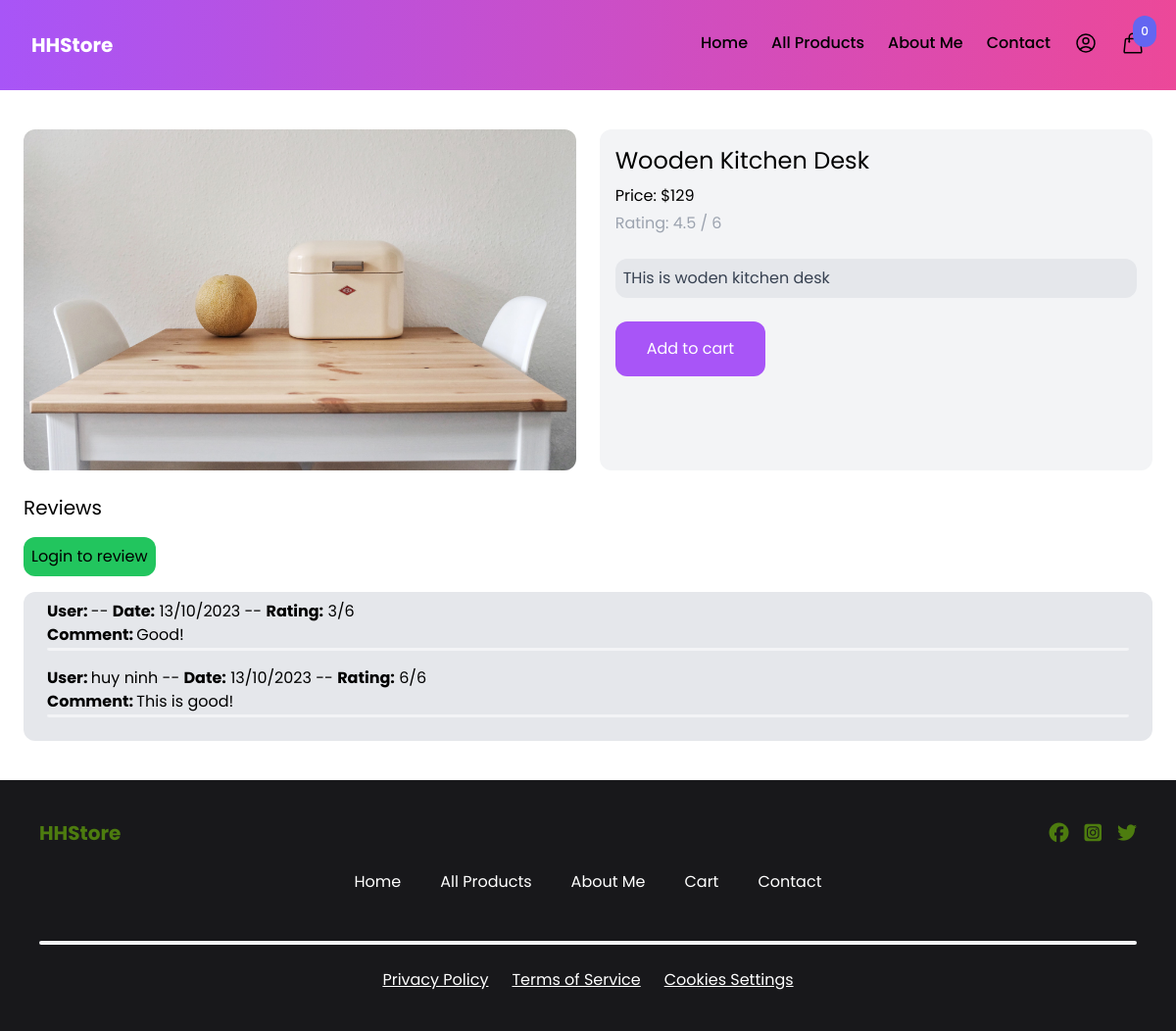
The app's page /product/wooden-kitchen-desk/ with its own data.
### product/models.py (models this page shows, shortened)
class Product(models.Model):
    category = models.ForeignKey(Category, on_delete=models.CASCADE, blank=True, null=True)
    name = models.CharField(max_length=200)
    price = models.IntegerField()
    description = models.TextField(max_length=2000)
    slug = models.SlugField()
    created_at = models.DateTimeField(auto_now_add=True)
    image = models.ImageField(upload_to="product_image", blank=True, null=True)
    thumbnail = models.ImageField(upload_to='thumbnail_image', blank=True, null=True)
    class Meta:
        ordering = ('-created_at', )
    def get_rating(self):
        reviews_total = 0
        for review in self.reviews.all():
            reviews_total += review.rating
        if reviews_total > 0:
            return reviews_total / self.reviews.count()
        return 0

class Review(models.Model):
    product = models.ForeignKey(Product, related_name="reviews", on_delete=models.CASCADE)
    rating = models.IntegerField(default=3)
    content = models.TextField()
    created_by = models.ForeignKey(User, related_name="reviews", on_delete=models.CASCADE)
    created_at = models.DateTimeField(auto_now_add=True)

### product/views.py (the view, shortened to what this page needs)
# urls.py: path('<slug:slug>/', views.detail, name='detail'),
def detail(request, slug):
    product = get_object_or_404(Product, slug=slug)
    return render(request, 'product/detail.html', {'product': product})

### cart/cart.py (called while the page is built)
    def __len__(self):
        return sum(item['quantity'] for item in self.cart.values())

### cart/context_processors.py (called while the page is built)
def cart(request):
    return {'cart': Cart(request)}

### product/templates/product/detail.html (shortened to what this page needs)
{% extends "core/base.html" %}
{% block content %}
    <main class="mt-10 max-w-6xl mx-auto">
        <div class="flex space-x-6">
            <div class="w-full lg:w-1/2">
                {% if product.image %}
                    <img src="{{ product.image.url }}" class="rounded-xl"/>
                {% else %}
                    <img = src="https://via.placeholder.com/400x400.jpg"/>
                {% endif %}
            </div>
            <div class="w-full lg:w-1/2 bg-gray-100 p-4 rounded-xl">
                <h2 class="text-2xl">{{ product.name }}</h2>
                <p class="mt-2">Price: ${{ product.price }}</h2>
                {% if product.get_rating > 0 %}
                    <p class="mt-1 text-gray-400">Rating: {{ product.get_rating }} / 6</p>
                {% endif %}
                {% if product.description %}
                    <p class="mt-6 text-gray-700 bg-gray-200 p-2 rounded-xl">{{ product.description }}</p>
                {% endif %}
                <a
                    href="#"
                    class="mt-6 inline-block px-8 py-4 rounded-xl bg-purple-500 text-white hover:bg-purple-800"
                    hx-get="{% url 'cart:add_to_cart' product.id %}"
                    hx-target="#menu-cart-button"
                    hx-swap="outerHTML"
                >
                Add to cart
                </a>
            </div>
        </div>
        <div class="w-full mt-6">
            <h2 class="text-xl">Reviews</h2>
            {% if request.user.is_authenticated %}
                <form method="post" action="." class="mt-2 p-6 bg-gray-200 rounded-xl">
                    {% csrf_token %}
                    <div class="flex justify-between space-x-10">
                        <div class="w-1/2 space-y-2">
                            <label>Comment</label><br>
                            <input type='text' name="content" class="w-full rounded-xl p-2"></input>
                        </div>
                        <div class="w-1/2 space-y-2">
                            <label class="">Rating</label><br>
                            <select name="rating">
                                <option value="1">1</option>
                                <option value="2">2</option>
                                <option value="3" selected>3</option>
                                <option value="4">4</option>
                                <option value="5">5</option>
                                <option value="6">6</option>
                            </select>
                        </div>
                    </div>
                    <div class="mt-6">
                        <button class="py-2 px-6 text-lg bg-teal-500 hover:bg-teal-700 rounded-xl text-white">Send</button>
                    </div>
                </form>
            {% else %}
                <a href="{% url 'core:login' %}" class="p-2 mt-4 bg-green-500 rounded-xl inline-block">Login to review</a>
            {% endif %}
            {% if product.reviews.all %}
                <div class="mt-4 p-2 bg-gray-200 rounded-xl">
                    {% for review in product.reviews.all %}
                        <div class="px-4 mb-4">
                            <strong>User: </strong>{{ review.created_by.first_name }} {{ review.created_by.last_name}} --
                            <strong>Date:</strong> {{ review.created_at|date:"d/m/Y" }} --
                            <strong>Rating:</strong> {{ review.rating }}/6</br>
                            <strong>Comment: </strong>{{ review.content }}
                            <hr class="w-full h-1 mx-auto bg-gray-100 rounded dark:bg-gray-700">
                        </div>
                    {% endfor %}
                </div>
            {% else %}
                <div class="mt-4 p-2 bg-gray-200 rounded-xl">
                    <p class="text-gray-800 text-center">Emtype reivew</p>
                </div>
            {% endif %}
        </div>
    </main>
{% endblock %}

### static/css/styles.css (style rules this page uses)
body { font-family: 'Poppins', sans-serif; }

### records on screen
Product: image (picture), name "Wooden Kitchen Desk", price "129", get_rating "4.5", description "THis is woden kitchen desk"
Review: created_at "13/10/2023", rating "3", content "Good!"
Review: created_by.first_name "huy", created_by.last_name "ninh", created_at "13/10/2023", rating "6", content "This is good!"

### other values on screen
{{ cart|length }} "0"
